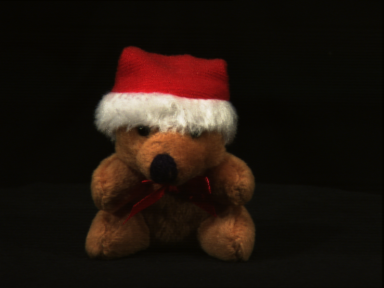
#> input picture base_imgs_teste_query/1_r0.png, 384 x 288 px
$ python mainCLD.py
#> lines starting #> are read from the running program, lines starting #| are printed output that depends on the picture
### classes/ImageReader.py
import cv2


class ImageReader:
    """
    A class used to read images using OpenCV
    Attributes
    ----------
    path : str
        a string representing the path of the image file
    """

    def __init__(self, path):
        """
        Constructs all the necessary attributes for the image reader object.
        Parameters
        ----------
            path : str
                a string representing the path of the image file
        """
        self.path = path

    def read_image(self):
        """
        Attempts to read the image file at the specified path.
        Returns
        -------
        image : np.ndarray
            The image data if the file could be read, None otherwise.
        """
        try:
            image = cv2.imread(self.path)
#> image is the input picture: shape (288, 384, 3); mean B, G, R 14.1, 20.9, 31.8
            if image is None:
                print(f"Error: Unable to open image file at {self.path}")
                return None
            return image
        except Exception as e:
            print(f"Error: An error occurred while trying to read the image file at {self.path}")
            print(str(e))
            return None

### classes/cld.py
import cv2
import numpy as np
from scipy.fftpack import dct


class CLD:
    def __init__(self, num_y_coeffs=6, num_cb_coeffs=3, num_cr_coeffs=3):
        """

        :param num_y_coeffs: Number of Y channel Discrete Cosine Transform coefficients to keep.
        :param num_cb_coeffs: Number of Cb channel Discrete Cosine Transform coefficients to keep.
        :param num_cr_coeffs: Number of Cr channel Discrete Cosine Transform coefficients to keep.
        """
        self.num_y_coeffs = num_y_coeffs
        self.num_cb_coeffs = num_cb_coeffs
        self.num_cr_coeffs = num_cr_coeffs

    def extract_features(self, image):
        """
        Extract the Color Layout Descriptor (CLD) features from an image.
        :param image: The image from which to extract the features.
        :return: A list of the extracted features.
        :rtype: numpy.array
        """
        # Convert the image from RGB to YCbCr
        ycbcr_image = cv2.cvtColor(image, cv2.COLOR_BGR2YCrCb)

        # Split the image into Y, Cb, and Cr channels
        y_channel, cb_channel, cr_channel = cv2.split(ycbcr_image)

        # Resize the channels to 8x8
        y_channel_resized = cv2.resize(y_channel, (8, 8))
        cb_channel_resized = cv2.resize(cb_channel, (8, 8))
        cr_channel_resized = cv2.resize(cr_channel, (8, 8))

        # Apply DCT to each channel
        y_dct = dct(dct(y_channel_resized.T, norm='ortho').T, norm='ortho')
        cb_dct = dct(dct(cb_channel_resized.T, norm='ortho').T, norm='ortho')
        cr_dct = dct(dct(cr_channel_resized.T, norm='ortho').T, norm='ortho')

        # Collect the DCT coefficients
        y_coeffs = self._collect_coeffs(y_dct, self.num_y_coeffs)
        cb_coeffs = self._collect_coeffs(cb_dct, self.num_cb_coeffs)
        cr_coeffs = self._collect_coeffs(cr_dct, self.num_cr_coeffs)

        # Normalize the coefficients
        y_coeffs = y_coeffs / np.linalg.norm(y_coeffs)
        cb_coeffs = cb_coeffs / np.linalg.norm(cb_coeffs)
        cr_coeffs = cr_coeffs / np.linalg.norm(cr_coeffs)

        # Combine the coefficients into a single feature vector
        feature_vector = np.concatenate([y_coeffs, cb_coeffs, cr_coeffs])

        return feature_vector.tolist()

    def _collect_coeffs(self, dct_block, num_coeffs):
        """
        This method collects the DCT coefficients from a given DCT block.
        It follows a zigzag order to collect the coefficients, which is a common practice in image processing tasks
        when working with DCT transformed blocks. The number of coefficients to collect is determined by the 'num_coeffs' parameter.

        :param dct_block: 2D array representing the DCT transformed block from which to collect the coefficients.
        :type dct_block: numpy.ndarray

        :param num_coeffs: The number of coefficients to collect from the DCT block.
        :type num_coeffs: int

        :return: A 1D array of the collected coefficients.
        :rtype: numpy.ndarray
        """
        zigzag_order = [
            (0, 0), (0, 1), (1, 0), (2, 0), (1, 1), (0, 2), (0, 3), (1, 2),
            (2, 1), (3, 0), (4, 0), (3, 1), (2, 2), (1, 3), (0, 4), (0, 5),
            (1, 4), (2, 3), (3, 2), (4, 1), (5, 0), (6, 0), (5, 1), (4, 2),
            (3, 3), (2, 4), (1, 5), (0, 6), (0, 7), (1, 6), (2, 5), (3, 4),
            (4, 3), (5, 2), (6, 1), (7, 0), (7, 1), (6, 2), (5, 3), (4, 4),
            (3, 5), (2, 6), (1, 7), (2, 7), (3, 6), (4, 5), (5, 4), (6, 3),
            (7, 2), (7, 3), (6, 4), (5, 5), (4, 6), (3, 7), (4, 7), (5, 6),
            (6, 5), (7, 4), (7, 5), (6, 6), (5, 7), (6, 7), (7, 6), (7, 7)
        ]
        coeffs = []
        for idx in range(num_coeffs):
            x, y = zigzag_order[idx]
            coeffs.append(dct_block[x, y])
        return np.array(coeffs)

    # [10 lines left out: function compare, not called in this run]

### classes/descriptor.py
# Recebe qual extrator de característica será utilizado ( CSD, CLD ou HTD) e a imagem. Retorna as features da imagem

from classes import cld, csd, dcd, scd,lbp
from classes import HTD2 as htd
from classes.distances import Distance
from classes.interfaces.IExtractor import IExtractor


class Descriptor:
    """
    The Descriptor class is responsible for managing the feature extraction process from an image.

    Attributes:
    extractor: An instance of a feature extractor class (HTD, CLD, CSD, DCD, SCD).
    distance: An instance of the Distance class.
    features: A numpy array containing the extracted features from the image.

    :return: array of features extracted from the image
    """

    def __init__(self, image, extractor_name):
        """
        :param image: (np.array): The image to be analyzed.
        :param extractor_name: (str): The name of the feature extractor to be used.
        """

        self.extractor = IExtractor
        self.distance = Distance
        self.set_extractor(extractor_name)
        self.features = self.extractor.extract_features(image)

    def set_extractor(self, extractor_string):
        """
        Define qual extrator de característica será utilizado ( CSD, CLD, HTD, DCD ou SCD)
        :param extractor_string: (str) Nome do extrator de característica a ser utilizado.
        :return:
        """
        extractors = {
            "HTD": htd.HTD,
            "CLD": cld.CLD,
            "CSD": csd.CSD,
            "DCD": dcd.DCD,
            "SCD": scd.SCD,
            "LBP": lbp.LBP,
        }

        if extractor_string in extractors:
            self.extractor = extractors[extractor_string]()
        else:
            raise ValueError("Invalid extractor")

    # [9 lines left out: function compare, not called in this run]

### classes/OperadorDeBusca.py
import numpy as np
from classes.descriptor import Descriptor
from classes.extract_info_file import FileProcessor


class SearchOperator:
    EUCLIDEAN = 'euclidean'
    MANHATTAN = 'manhattan'

    def __init__(self, data_file_path):
        """
        :param data_file_path: (str) The path to the file containing the data.
        """
        self.data_file_path = data_file_path
        self.file_processor = FileProcessor(data_file_path)
        self.data = self.file_processor.process_file()

    def all_knn(self, input_image_search, extractor_name, k=5, distance_name=EUCLIDEAN):
        """
        Compute the k most similar images to the input image.

        :param distance_name: EUCLIDEAN, MANHATTAN
        :param k: The number of most similar images to return. Defaults to 5.
        :param extractor_name: (str) The name of the feature extractor to be used.
        :param input_image_search: (numpy.ndarray) The input image to compare with the images in the database.

        :return tuple_results: [{'id': int, 'distance': float, 'path_img': str}]
        :rtype: list
        """
        # Extract features from the input image
        descriptor = Descriptor(input_image_search, extractor_name)
#> in extract_features, `ycbcr_image = cv2.cvtColor(image, cv2.COLOR_BGR2YCrCb)`: ycbcr_image: shape (288, 384, 3); mean of channels 0, 1, 2 23.4, 134, 122.8
#> in extract_features, `y_channel, cb_channel, cr_channel = cv2.split(ycbcr_image)`:
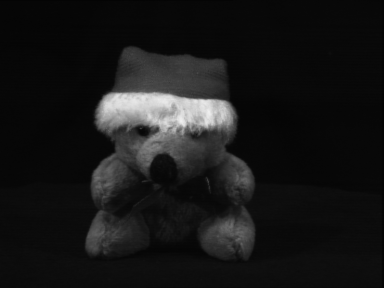
#> y_channel: shape (288, 384); min 2, max 239, mean 23.4
#> in extract_features, `y_channel, cb_channel, cr_channel = cv2.split(ycbcr_image)`:
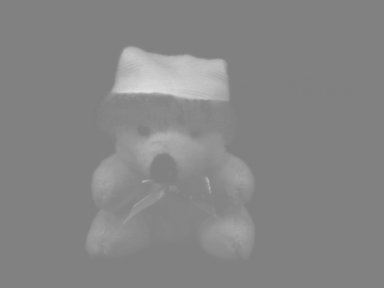
#> cb_channel: shape (288, 384); min 124, max 223, mean 134
#> in extract_features, `y_channel, cb_channel, cr_channel = cv2.split(ycbcr_image)`:
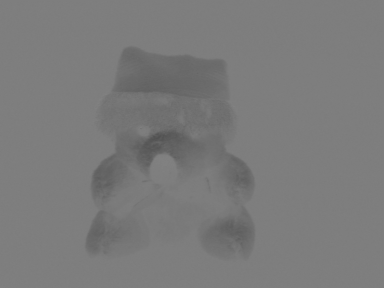
#> cr_channel: shape (288, 384); min 81, max 129, mean 122.8
#> after the loop in _collect_coeffs, `for idx in range(num_coeffs):`: coeffs = [170.3, 22.28, -4.88, -76.31, 2.42, -101.8]
#> in extract_features, `cb_coeffs = self._collect_coeffs(cb_dct, self.num_cb_coeffs)`: cb_coeffs = [1071.5, 12.69, 11.95]
#> in extract_features, `cr_coeffs = self._collect_coeffs(cr_dct, self.num_cr_coeffs)`: cr_coeffs = [986.1, -5.75, -1.39]
#> in extract_features, `y_coeffs = y_coeffs / np.linalg.norm(y_coeffs)`: y_coeffs = [0.796, 0.104, -0.0228, -0.357, 0.0113, -0.476]
#> in extract_features, `cb_coeffs = cb_coeffs / np.linalg.norm(cb_coeffs)`: cb_coeffs = [1, 0.0118, 0.0112]
#> in extract_features, `cr_coeffs = cr_coeffs / np.linalg.norm(cr_coeffs)`: cr_coeffs = [1, -0.00583, -0.00141]
#> in extract_features, `feature_vector = np.concatenate([y_coeffs, cb_coeffs, cr_coeffs])`: feature_vector = [0.796, 0.104, -0.0228, -0.357, 0.0113, -0.476, 1, 0.0118, 0.0112, 1, -0.00583, -0.00141]
#> in __init__, `self.features = self.extractor.extract_features(image)`: self.features has the same summary as feature_vector in extract_features
        input_features_search = np.array(descriptor.features, dtype=np.float32)
#> input_features_search has the same summary as feature_vector in extract_features


        # Read the database file and recuperate the tuples
        file_processor = FileProcessor(self.data_file_path)
        data = file_processor.process_file()
        tuple_results = []
        for i in data:
            h2 = np.array(i['features'], dtype=np.float32)
            result = {
                'id': i['id'],
                'distance': float(descriptor.compare(h2, distance_name)),
                'path_img': i['path']
            }
            tuple_results.append(result)
#> after the loop, tuple_results = []

        # Sort the tuple_results and return the ids of the most similar images
        tuple_results = sorted(tuple_results, key=lambda item: item['distance'])
        return tuple_results[:k]

### scripts/show_images.py
import cv2
import numpy as np


class ShowImages:
    MAX_IMAGES = 9
    RESOLUTION = (300, 250)

    def __init__(self, image_path):
        self.image_path = image_path

    def show(self, list_similar_imgs):
        """
         Display the 9 most similar images in a 3x3 grid.
        :param list_similar_imgs: [{''id': int, 'distance': float32, 'path_img': str},...]
        :return:
        """
        images = []
        # Loop over the paths of the N most similar images
        for i in list_similar_imgs[:self.MAX_IMAGES]:
            path = i['path_img'].replace("../", "")
            # Read the image
            image = cv2.imread(path)
            image = cv2.resize(image, self.RESOLUTION)
            distance_text = str(i['distance'])
            image = cv2.putText(
                image,  # Image object
                distance_text,  # Text to be added
                (32, 23),  # Position (x, y)
                cv2.FONT_HERSHEY_COMPLEX_SMALL,  # Font type
                1,  # Font scale (size)
                (255, 255, 0),  # Color (BGR)
                1,  # Thickness of the text
            )

            # Add a 3px padding to the image
            image = cv2.copyMakeBorder(image, 3, 3, 3, 3, cv2.BORDER_CONSTANT, value=[0, 0, 0])

            # Append the image to the list
            images.append(image)

        # Verificar se há exatamente N imagens
        if len(images) != self.MAX_IMAGES:
            raise ValueError("O número de imagens deve ser exatamente 9 para formar uma grade 3x3.")

        # Definir o tamanho de cada imagem (incluindo a borda)
        img_height, img_width = images[0].shape[:2]

        # Criar uma imagem em branco para a grade 3x3
        grid_image = np.zeros((img_height * 3, img_width * 3, 3), dtype=np.uint8)

        # Colocar cada imagem na posição correta na grade
        for idx, image in enumerate(images):
            row = idx // 3
            col = idx % 3
            grid_image[row * img_height:(row + 1) * img_height, col * img_width:(col + 1) * img_width] = image

        # Exibir a imagem da grade
        cv2.imshow("Images", grid_image)
        cv2.waitKey(0)
        cv2.destroyAllWindows()

### classes/extract_info_file.py
class FileProcessor:
    """
    A class to process files.

    Attributes:
    file_path : str
        The path to the file to be processed

    Methods:
    read_file():
        Reads a file and returns its lines.
    process_line(line):
        Processes a line and returns a dictionary.
    parse_list(value):
        Parses a string list and returns a list.
    process_file():
        Processes a file and returns a list of dictionaries.
    """

    def __init__(self, file_path):
        """
        Constructs all the necessary attributes for the FileProcessor object.

        Parameters
        ----------
            file_path : str
                the path to the file to be processed
        """
        self.file_path = file_path

    def read_file(self):
        """
        This method reads a file and returns its lines as a list.

        Returns:
        list: A list of lines in the file.

        Raises:
        IOError: If the file cannot be opened.
        """
        try:
            with open(self.file_path, 'r') as file:
                lines = file.readlines()
            return lines
        except IOError:
            print(f"Error opening file: {self.file_path}")
            return []

    # [44 lines left out: functions process_line, parse_list, not called in this run]

    def process_file(self):
        """
        This method processes a file and returns a list of dictionaries. Each dictionary represents a line in the file.

        Returns:
        list: A list of dictionaries. Each dictionary represents a line in the file.
        """
        lines = self.read_file()
        data = [self.process_line(line) for line in lines]
        return data

### mainCLD.py

from classes.ImageReader import ImageReader
from scripts.show_images import ShowImages
from classes.OperadorDeBusca import SearchOperator

# Read the image
image1 = ImageReader("base_imgs_teste_query/1_r0.png").read_image()

operador_de_busca = SearchOperator('output/databaseCLD.txt')
list_similar_imgs = operador_de_busca.all_knn(image1, 'CLD', k=9, distance_name=SearchOperator.EUCLIDEAN)
#> list_similar_imgs = []

for obj in list_similar_imgs:
    print(obj['path_img'])
#> this loop made 0 passes

ShowImages("base_imgs_testes").show(list_similar_imgs)
#> (the run stopped early here; a loop or call above may not have finished)
